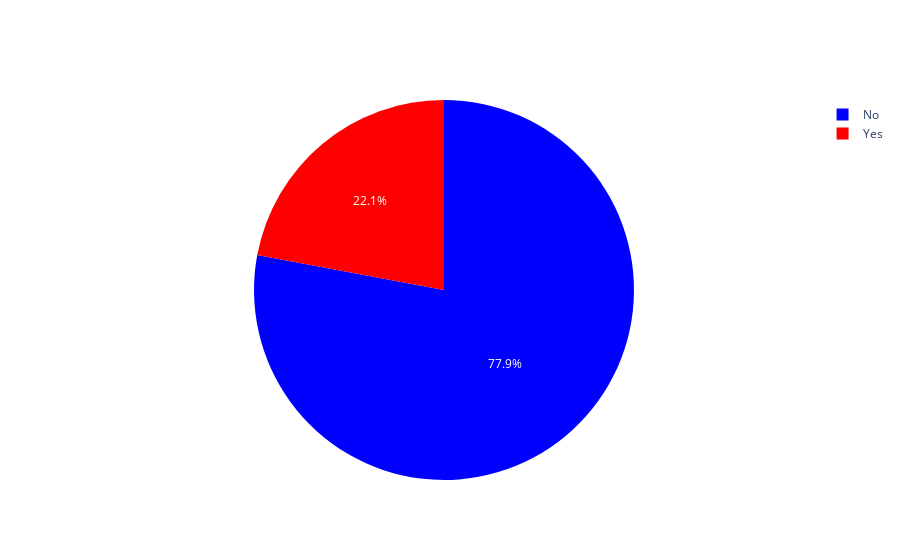

Notebook source saved alongside this figure:
### Markdown cell above
>PIE CHART

### Code cell
# @edit with the data from data_sharp
data_sharp = data.dropna()

counts = data_sharp["RainTomorrow"].value_counts()

labels = [counts.index[0], counts.index[1]]
values = [counts[0] , counts[1]]

fig = go.Figure(data=[go.Pie(labels=labels, values=values)])
fig.update_traces(marker=dict(colors=['blue', 'red']))
fig.show()

### Figure 1 — Plotly figure (JSON) as saved in the notebook; plotly's stock layout.template omitted (floating-point values rounded to 4 significant figures)
{"data": [{"labels": ["No", "Yes"], "marker": {"colors": ["blue", "red"]}, "type": "pie", "values": [39574, 11198]}], "layout": {}}
